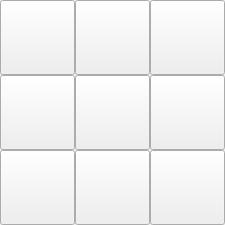
            <widget class="QWidget" name="qwProbeXYButtons" native="true">
             <property name="sizePolicy">
              <sizepolicy hsizetype="Fixed" vsizetype="Fixed">
               <horstretch>0</horstretch>
               <verstretch>0</verstretch>
              </sizepolicy>
             </property>
             <property name="minimumSize">
              <size>
               <width>225</width>
               <height>225</height>
              </size>
             </property>
             <property name="maximumSize">
              <size>
               <width>225</width>
               <height>225</height>
              </size>
             </property>
             <layout class="QGridLayout" name="gridLayout_10">
              <property name="leftMargin">
               <number>0</number>
              </property>
              <property name="topMargin">
               <number>0</number>
              </property>
              <property name="rightMargin">
               <number>0</number>
              </property>
              <property name="bottomMargin">
               <number>0</number>
              </property>
              <property name="spacing">
               <number>0</number>
              </property>
              <item row="0" column="0">
               <widget class="cnQPushButton" name="btnProbeXY_1">
                <property name="sizePolicy">
                 <sizepolicy hsizetype="Fixed" vsizetype="Fixed">
                  <horstretch>0</horstretch>
                  <verstretch>0</verstretch>
                 </sizepolicy>
                </property>
                <property name="minimumSize">
                 <size>
                  <width>75</width>
                  <height>75</height>
                 </size>
                </property>
                <property name="maximumSize">
                 <size>
                  <width>75</width>
                  <height>75</height>
                 </size>
                </property>
                <property name="cursor">
                 <cursorShape>PointingHandCursor</cursorShape>
                </property>
                <property name="icon">
                 <iconset resource="cn5X.qrc">
                  <normaloff>:/cn5X/images/btnProbeOutX+Y-.svg</normaloff>:/cn5X/images/btnProbeOutX+Y-.svg</iconset>
                </property>
                <property name="iconSize">
                 <size>
                  <width>75</width>
                  <height>75</height>
                 </size>
                </property>
               </widget>
              </item>
              <item row="0" column="1" colspan="2">
               <widget class="cnQPushButton" name="btnProbeXY_2">
                <property name="sizePolicy">
                 <sizepolicy hsizetype="Fixed" vsizetype="Fixed">
                  <horstretch>0</horstretch>
                  <verstretch>0</verstretch>
                 </sizepolicy>
                </property>
                <property name="minimumSize">
                 <size>
                  <width>75</width>
                  <height>75</height>
                 </size>
                </property>
                <property name="maximumSize">
                 <size>
                  <width>75</width>
                  <height>75</height>
                 </size>
                </property>
                <property name="cursor">
                 <cursorShape>PointingHandCursor</cursorShape>
                </property>
                <property name="icon">
                 <iconset resource="cn5X.qrc">
                  <normaloff>:/cn5X/images/btnProbeOutY-.svg</normaloff>:/cn5X/images/btnProbeOutY-.svg</iconset>
                </property>
                <property name="iconSize">
                 <size>
                  <width>75</width>
                  <height>75</height>
                 </size>
                </property>
               </widget>
              </item>
              <item row="0" column="3">
               <widget class="cnQPushButton" name="btnProbeXY_3">
                <property name="sizePolicy">
                 <sizepolicy hsizetype="Fixed" vsizetype="Fixed">
                  <horstretch>0</horstretch>
                  <verstretch>0</verstretch>
                 </sizepolicy>
                </property>
                <property name="minimumSize">
                 <size>
                  <width>75</width>
                  <height>75</height>
                 </size>
                </property>
                <property name="maximumSize">
                 <size>
                  <width>75</width>
                  <height>75</height>
                 </size>
                </property>
                <property name="cursor">
                 <cursorShape>PointingHandCursor</cursorShape>
                </property>
                <property name="icon">
                 <iconset resource="cn5X.qrc">
                  <normaloff>:/cn5X/images/btnProbeOutX-Y-.svg</normaloff>:/cn5X/images/btnProbeOutX-Y-.svg</iconset>
                </property>
                <property name="iconSize">
                 <size>
                  <width>75</width>
                  <height>75</height>
                 </size>
                </property>
               </widget>
              </item>
              <item row="1" column="0">
               <widget class="cnQPushButton" name="btnProbeXY_8">
                <property name="sizePolicy">
                 <sizepolicy hsizetype="Fixed" vsizetype="Fixed">
                  <horstretch>0</horstretch>
                  <verstretch>0</verstretch>
                 </sizepolicy>
                </property>
                <property name="minimumSize">
                 <size>
                  <width>75</width>
                  <height>75</height>
                 </size>
                </property>
                <property name="maximumSize">
                 <size>
                  <width>75</width>
                  <height>75</height>
                 </size>
                </property>
                <property name="cursor">
                 <cursorShape>PointingHandCursor</cursorShape>
                </property>
                <property name="icon">
                 <iconset resource="cn5X.qrc">
                  <normaloff>:/cn5X/images/btnProbeOutX+.svg</normaloff>:/cn5X/images/btnProbeOutX+.svg</iconset>
                </property>
                <property name="iconSize">
                 <size>
                  <width>75</width>
                  <height>75</height>
                 </size>
                </property>
               </widget>
              </item>
              <item row="1" column="1">
               <widget class="cnQPushButton" name="btnProbeXY_0">
                <property name="sizePolicy">
                 <sizepolicy hsizetype="Fixed" vsizetype="Fixed">
                  <horstretch>0</horstretch>
                  <verstretch>0</verstretch>
                 </sizepolicy>
                </property>
                <property name="minimumSize">
                 <size>
                  <width>75</width>
                  <height>75</height>
                 </size>
                </property>
                <property name="maximumSize">
                 <size>
                  <width>75</width>
                  <height>75</height>
                 </size>
                </property>
                <property name="cursor">
                 <cursorShape>PointingHandCursor</cursorShape>
                </property>
                <property name="styleSheet">
                 <string notr="true"/>
                </property>
                <property name="icon">
                 <iconset resource="cn5X.qrc">
                  <normaloff>:/cn5X/images/btnProbeInCercle.svg</normaloff>:/cn5X/images/btnProbeInCercle.svg</iconset>
                </property>
                <property name="iconSize">
                 <size>
                  <width>75</width>
                  <height>75</height>
                 </size>
                </property>
               </widget>
              </item>
              <item row="1" column="2" colspan="2">
               <widget class="cnQPushButton" name="btnProbeXY_4">
                <property name="sizePolicy">
                 <sizepolicy hsizetype="Fixed" vsizetype="Fixed">
                  <horstretch>0</horstretch>
                  <verstretch>0</verstretch>
                 </sizepolicy>
                </property>
                <property name="minimumSize">
                 <size>
                  <width>75</width>
                  <height>75</height>
                 </size>
                </property>
                <property name="maximumSize">
                 <size>
                  <width>75</width>
                  <height>75</height>
                 </size>
                </property>
                <property name="cursor">
                 <cursorShape>PointingHandCursor</cursorShape>
                </property>
                <property name="icon">
                 <iconset resource="cn5X.qrc">
                  <normaloff>:/cn5X/images/btnProbeOutX-.svg</normaloff>:/cn5X/images/btnProbeOutX-.svg</iconset>
                </property>
                <property name="iconSize">
                 <size>
                  <width>75</width>
                  <height>75</height>
                 </size>
                </property>
               </widget>
              </item>
              <item row="2" column="0">
               <widget class="cnQPushButton" name="btnProbeXY_7">
                <property name="sizePolicy">
                 <sizepolicy hsizetype="Fixed" vsizetype="Fixed">
                  <horstretch>0</horstretch>
                  <verstretch>0</verstretch>
                 </sizepolicy>
                </property>
                <property name="minimumSize">
                 <size>
                  <width>75</width>
                  <height>75</height>
                 </size>
                </property>
                <property name="maximumSize">
                 <size>
                  <width>75</width>
                  <height>75</height>
                 </size>
                </property>
                <property name="cursor">
                 <cursorShape>PointingHandCursor</cursorShape>
                </property>
                <property name="icon">
                 <iconset resource="cn5X.qrc">
                  <normaloff>:/cn5X/images/btnProbeOutX+Y+.svg</normaloff>:/cn5X/images/btnProbeOutX+Y+.svg</iconset>
                </property>
                <property name="iconSize">
                 <size>
                  <width>75</width>
                  <height>75</height>
                 </size>
                </property>
               </widget>
              </item>
              <item row="2" column="1" colspan="2">
               <widget class="cnQPushButton" name="btnProbeXY_6">
                <property name="sizePolicy">
                 <sizepolicy hsizetype="Fixed" vsizetype="Fixed">
                  <horstretch>0</horstretch>
                  <verstretch>0</verstretch>
                 </sizepolicy>
                </property>
                <property name="minimumSize">
                 <size>
                  <width>75</width>
                  <height>75</height>
                 </size>
                </property>
                <property name="maximumSize">
                 <size>
                  <width>75</width>
                  <height>75</height>
                 </size>
                </property>
                <property name="cursor">
                 <cursorShape>PointingHandCursor</cursorShape>
                </property>
                <property name="icon">
                 <iconset resource="cn5X.qrc">
                  <normaloff>:/cn5X/images/btnProbeOutY+.svg</normaloff>:/cn5X/images/btnProbeOutY+.svg</iconset>
                </property>
                <property name="iconSize">
                 <size>
                  <width>75</width>
                  <height>75</height>
                 </size>
                </property>
               </widget>
              </item>
              <item row="2" column="3">
               <widget class="cnQPushButton" name="btnProbeXY_5">
                <property name="sizePolicy">
                 <sizepolicy hsizetype="Fixed" vsizetype="Fixed">
                  <horstretch>0</horstretch>
                  <verstretch>0</verstretch>
                 </sizepolicy>
                </property>
                <property name="minimumSize">
                 <size>
                  <width>75</width>
                  <height>75</height>
                 </size>
                </property>
                <property name="maximumSize">
                 <size>
                  <width>75</width>
                  <height>75</height>
                 </size>
                </property>
                <property name="cursor">
                 <cursorShape>PointingHandCursor</cursorShape>
                </property>
                <property name="icon">
                 <iconset resource="cn5X.qrc">
                  <normaloff>:/cn5X/images/btnProbeOutX-Y+.svg</normaloff>:/cn5X/images/btnProbeOutX-Y+.svg</iconset>
                </property>
                <property name="iconSize">
                 <size>
                  <width>75</width>
                  <height>75</height>
                 </size>
                </property>
               </widget>
              </item>
             </layout>
            </widget>
